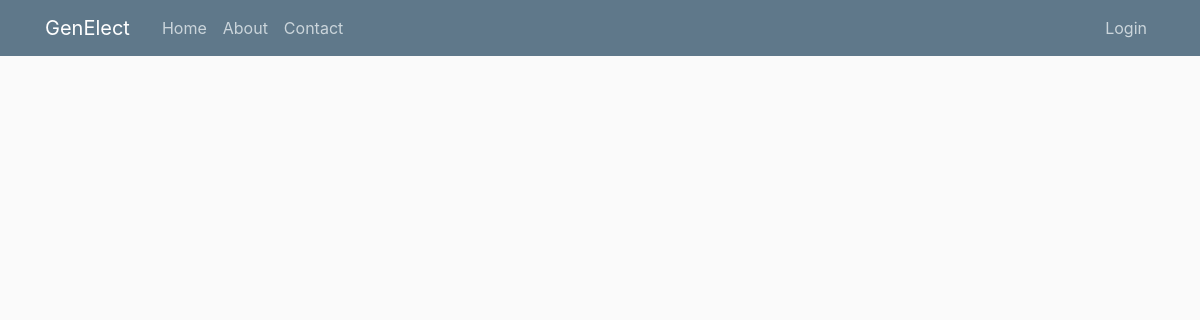
The page /index on the database as committed earlier.
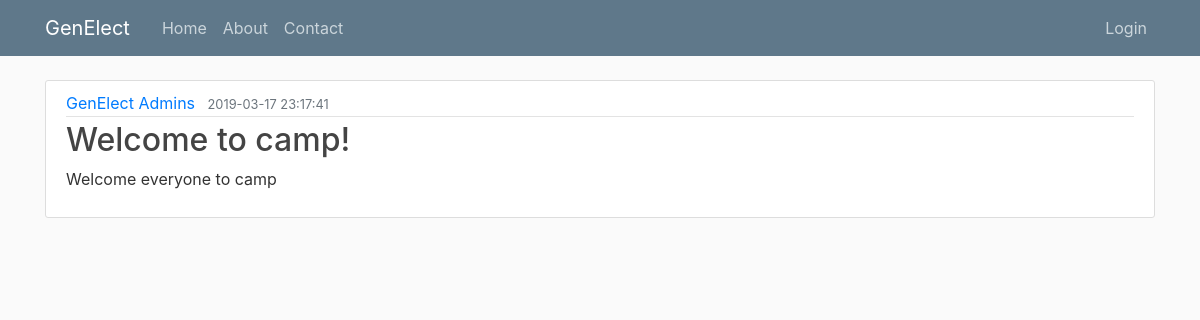
The same page on the database as committed later.
### genElect/models.py (models this page shows)
class Base(db.Model):
    __abstract__ = True
    id = db.Column(db.Integer, primary_key=True, autoincrement=True)
    date_created = db.Column(db.DateTime, default=db.func.current_timestamp())
    date_modified = db.Column(db.DateTime, default=db.func.current_timestamp(),
            onupdate=db.func.current_timestamp())

class Notifications(Base):
    title = db.Column(db.String(100))
    notification = db.Column(db.String(1000))

### genElect/__init__.py (the view)
@app.route("/")
@app.route("/home")
@app.route("/index")
def index():
    notifications = Notifications.query.all()
    notifications.reverse()
    return render_template('index.html', notifications=notifications)

### genElect/templates/index.html (shortened to what this page needs)
{% extends "layout.html" %}
{% block content %}
    {% for notification in notifications %}
        <article class="media content-section">
          <div class="media-body">
            <div class="article-metadata">
              <a class="mr-2" href="#">GenElect Admins</a>
              <small class="text-muted">{{ notification.date_created }}</small>
            </div>
            <h2><a class="article-title" href="#">{{ notification.title }}</a></h2>
            <p class="article-content">{{ notification.notification }}</p>
          </div>
        </article>
    {% endfor %}
{% endblock content %}

Rows that differ between the two databases and show on the page:
added Notifications: date_created "2019-03-17 23:17:41", title "Welcome to camp!", notification "Welcome everyone to camp"
